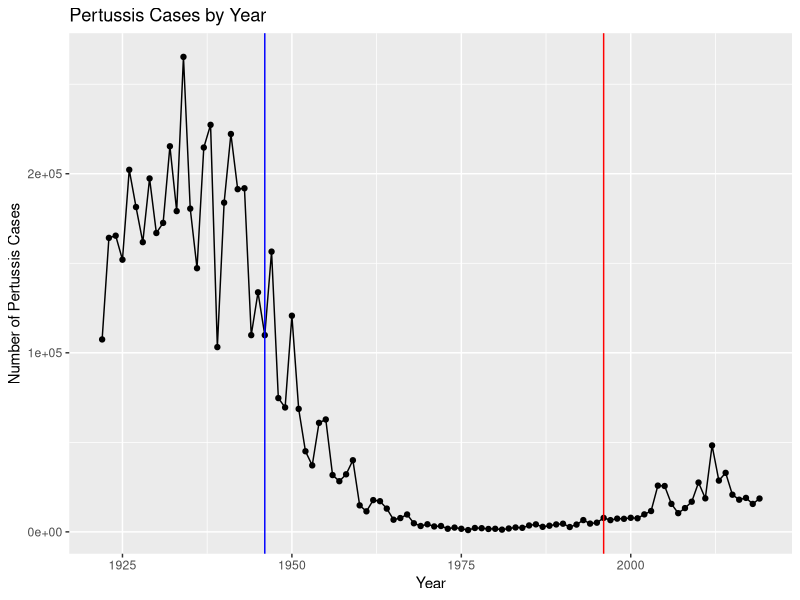

Here is the R script that generated this plot: (Note: this script raises an error after producing the figure.)
## ---- chunk 1
library(ggplot2)
library(jsonlite)
library(lubridate)
library(dplyr)
## ---- chunk 2
cdc <- data.frame(
                                 Year = c(1922L,1923L,1924L,1925L,
                                          1926L,1927L,1928L,1929L,1930L,1931L,
                                          1932L,1933L,1934L,1935L,1936L,
                                          1937L,1938L,1939L,1940L,1941L,1942L,
                                          1943L,1944L,1945L,1946L,1947L,
                                          1948L,1949L,1950L,1951L,1952L,
                                          1953L,1954L,1955L,1956L,1957L,1958L,
                                          1959L,1960L,1961L,1962L,1963L,
                                          1964L,1965L,1966L,1967L,1968L,1969L,
                                          1970L,1971L,1972L,1973L,1974L,
                                          1975L,1976L,1977L,1978L,1979L,1980L,
                                          1981L,1982L,1983L,1984L,1985L,
                                          1986L,1987L,1988L,1989L,1990L,
                                          1991L,1992L,1993L,1994L,1995L,1996L,
                                          1997L,1998L,1999L,2000L,2001L,
                                          2002L,2003L,2004L,2005L,2006L,2007L,
                                          2008L,2009L,2010L,2011L,2012L,
                                          2013L,2014L,2015L,2016L,2017L,2018L,
                                          2019L),
         No..Reported.Pertussis.Cases = c(107473,164191,165418,152003,
                                          202210,181411,161799,197371,
                                          166914,172559,215343,179135,265269,
                                          180518,147237,214652,227319,103188,
                                          183866,222202,191383,191890,109873,
                                          133792,109860,156517,74715,69479,
                                          120718,68687,45030,37129,60886,
                                          62786,31732,28295,32148,40005,
                                          14809,11468,17749,17135,13005,6799,
                                          7717,9718,4810,3285,4249,3036,
                                          3287,1759,2402,1738,1010,2177,2063,
                                          1623,1730,1248,1895,2463,2276,
                                          3589,4195,2823,3450,4157,4570,
                                          2719,4083,6586,4617,5137,7796,6564,
                                          7405,7298,7867,7580,9771,11647,
                                          25827,25616,15632,10454,13278,
                                          16858,27550,18719,48277,28639,32971,
                                          20762,17972,18975,15609,18617)
       )
## ---- chunk 3
ggplot(cdc) +
  aes(x= Year, y = No..Reported.Pertussis.Cases)+
  geom_point()+
  geom_line()+
  labs(title = "Pertussis Cases by Year", x = "Year", y = "Number of Pertussis Cases")+
  geom_vline( xintercept = 1946, color = "blue")+
  geom_vline( xintercept = 1996, color = "red")

## ---- chunk 4
subject <- read_json("https://www.cmi-pb.org/api/subject", simplifyVector = TRUE)
head(subject, 3)
## ---- chunk 5
table(subject$infancy_vac)
## ---- chunk 6
table(subject$biological_sex)
## ---- chunk 7
table(subject$race, subject$biological_sex)
## ---- chunk 8
# Complete the API URLs...
specimen <- read_json("https://www.cmi-pb.org/api/specimen", simplifyVector = TRUE) 
titer <- read_json("http://cmi-pb.org/api/ab_titer", simplifyVector = TRUE) 
## ---- chunk 9
meta <- inner_join(specimen, subject)
## ---- chunk 10
abdata <- inner_join(titer, meta)
dim(abdata)
## ---- chunk 11
table(abdata$isotype)
## ---- chunk 12
table(abdata$visit)
## ---- chunk 13
ig1 <- abdata %>% 
  filter(isotype == "IgG1", visit!=8)
head(ig1)
## ---- chunk 14
ggplot(ig1) +
  aes(ab_titer, antigen, color = infancy_vac) +
  geom_boxplot() + 
  facet_wrap(vars(visit), nrow=2)
## ---- chunk 15
ggplot(ig1) +
  aes(ab_titer, antigen, color = infancy_vac) +
  geom_boxplot() + 
  facet_wrap(vars(infancy_vac, visit), nrow=2)
## ---- chunk 16
ig1_measles <- ig1 %>% filter(antigen == "Measles")
ggplot(ig1_measles) +
  aes(ab_titer, col=infancy_vac) +
  geom_boxplot(show.legend = FALSE) +
  facet_wrap(vars(visit)) +
  theme_bw()
## ---- chunk 17
ig1_fim <- ig1 %>% filter(antigen == "FIM2/3")
ggplot(ig1_fim) +
  aes(ab_titer, col=infancy_vac) +
  geom_boxplot(show.legend = FALSE) +
  facet_wrap(vars(visit)) +
  theme_bw()
## ---- chunk 18
url <- "https://www.cmi-pb.org/api/v2/rnaseq?versioned_ensembl_gene_id=eq.ENSG00000211896.7"

rna <- read_json(url, simplifyVector = TRUE) 
## ---- chunk 19
ssrna <- inner_join(rna, meta)
## ---- chunk 20
ggplot(ssrna)+
  aes(x = visit, y = tpm,  group = subject_id)+
  geom_point()+
  geom_line(alpha = 0.2)
